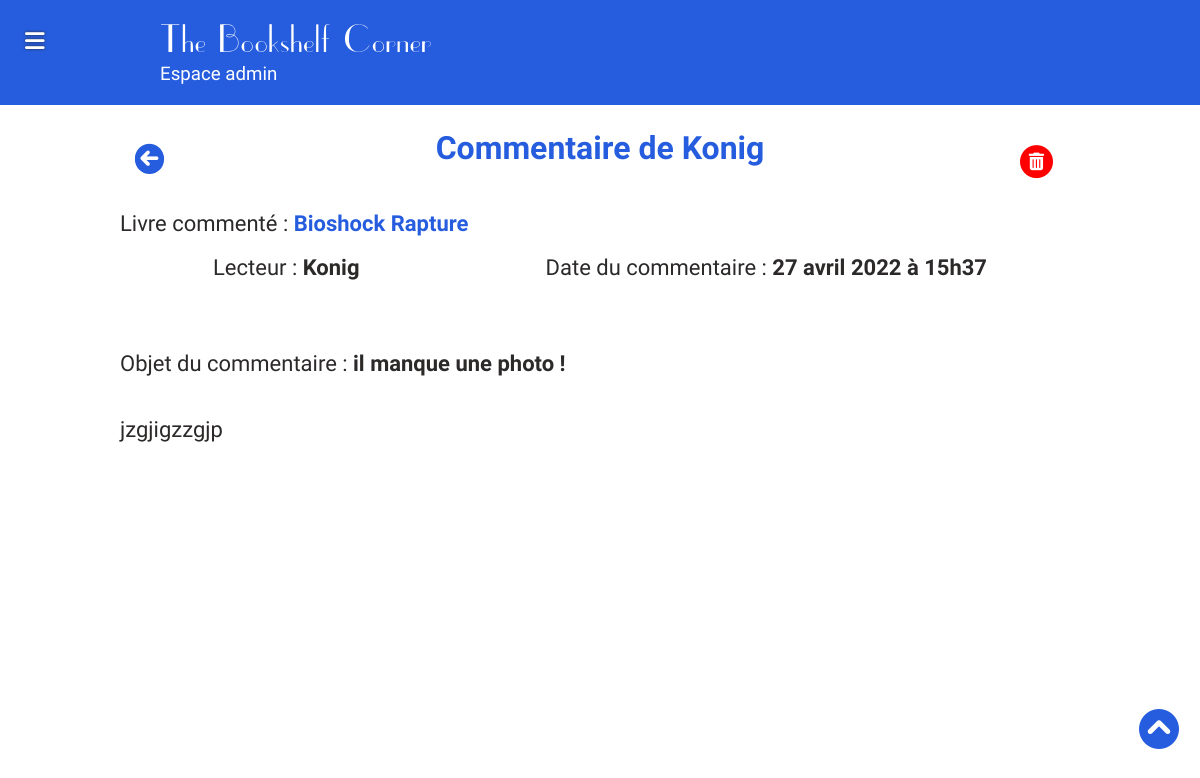
The app's page /indexAdmin.php?action=commentsView&id=12 (signed in) with its own data.
### tables this page shows
CREATE TABLE IF NOT EXISTS `website` (
  `id` int(11) NOT NULL AUTO_INCREMENT,
  `logo` varchar(255) NOT NULL,
  `name` varchar(255) NOT NULL,
  PRIMARY KEY (`id`)
);

CREATE TABLE IF NOT EXISTS `comments` (
  `ID` int(11) unsigned NOT NULL AUTO_INCREMENT,
  `user_id` int(11) unsigned NOT NULL,
  `book_id` int(11) unsigned NOT NULL,
  `created_at` timestamp NOT NULL DEFAULT CURRENT_TIMESTAMP,
  `title` varchar(255) NOT NULL,
  `content` varchar(10000) NOT NULL,
  PRIMARY KEY (`ID`),
  KEY `FK_comments_books` (`book_id`),
  KEY `FK_comments_users` (`user_id`),
  CONSTRAINT `FK_comments_books` FOREIGN KEY (`book_id`) REFERENCES `books` (`ID`),
  CONSTRAINT `FK_comments_users` FOREIGN KEY (`user_id`) REFERENCES `users` (`ID`)
);

CREATE TABLE IF NOT EXISTS `users` (
  `ID` int(11) unsigned NOT NULL AUTO_INCREMENT,
  `pseudo` varchar(255) NOT NULL,
  `mail` varchar(255) NOT NULL,
  `mdp` varchar(255) NOT NULL,
  `picture` varchar(255) NOT NULL DEFAULT 'no-avatar.png',
  `role` int(1) NOT NULL DEFAULT '0',
  PRIMARY KEY (`ID`)
);

CREATE TABLE IF NOT EXISTS `books` (
  `ID` int(11) unsigned NOT NULL AUTO_INCREMENT,
  `title` varchar(255) NOT NULL,
  `created_at` timestamp NOT NULL DEFAULT CURRENT_TIMESTAMP,
  `author` varchar(255) NOT NULL,
  `notation` int(1) NOT NULL,
  `catchphrase` mediumtext NOT NULL,
  `id_genre` int(255) NOT NULL,
  `content` mediumtext NOT NULL,
  `edition` varchar(255) NOT NULL,
  `linkEdition` varchar(500) NOT NULL,
  `picture` varchar(255) NOT NULL DEFAULT 'undefined',
  `location` varchar(255) NOT NULL,
  `year_publication` varchar(255) NOT NULL,
  `slider` varchar(50) NOT NULL DEFAULT '0',
  PRIMARY KEY (`ID`),
  KEY `FK_books_genres` (`id_genre`),
  CONSTRAINT `FK_books_genres` FOREIGN KEY (`id_genre`) REFERENCES `genres` (`id`)
);

### App/Controllers/CommentController.php (called while the page is built, shortened)
<?php
class CommentController extends Controller{
    function viewComment($id){
        $comments = new \Projet\Models\CommentModel();
        $comm = $comments->singleComment($id);
        $data = $comm->fetch();
        return $this->validAccess("comment-view", $data);
    }
}

### App/Models/BlogModel.php (called while the page is built, shortened)
<?php
class BlogModel extends Manager{
    public function blogInfo($id){
        $bdd = $this->dbConnect();
        $req = $bdd->prepare('SELECT logo, name FROM website WHERE id = ?');
        $req->execute(array($id));
        return $req;
    }
}

### App/Models/CommentModel.php (called while the page is built, shortened)
<?php
class CommentModel extends Manager{
    public function singleComment($id){
        $bdd = $this->dbConnect();
        $req = $bdd->prepare(
            'SELECT comments.id, DATE_FORMAT(comments.created_at, "%d %M %Y à %kh%i") AS created_at, comments.title AS commentTitle, comments.content AS commentContent, users.pseudo, users.picture, users.mail, books.title AS bookTitle
            FROM comments
            INNER JOIN books ON book_id = books.id
            INNER JOIN users ON user_id = users.id
            WHERE comments.id = ?');
        $req->execute(array($id));
        return $req;
    }
}

### App/Views/admin/comment-view.php (the view, shortened to what this page needs)
<?php $currentPageTitle = "Commentaire de " . $datas['pseudo'];
 include_once('./App/Views/admin/layouts/header.php');?>
<section id="one-comment" class="container-lg">
    <div class="retour"><a href="indexAdmin.php?action=comments" title="Retour"><i class="fas fa-arrow-circle-left"></i></a></div>
    <div id="btn-delete" class="delete"><a href="indexAdmin.php?action=commentsDelete&id=<?= $datas['id'];?>" title="Supprimer ce comment" class="fa-stack"><i class="fa-solid fa-circle fa-stack-2x"></i><i class="fa-solid fa-trash-can fa-stack-1x"></i></a></div>
    <article>
        <h1 class="text-center">Commentaire de <?= $datas['pseudo']; ?></h1>
        <p>Livre commenté : <span class="bold dashboard"><?= $datas['bookTitle']; ?></span></p>
        <div class="msg-info flex-md justify-around">
            <p>Lecteur : <span class="bold"><?= $datas['pseudo']; ?></span></p>
            <p>Date du commentaire : <span class="bold"><?= $datas['created_at']; ?></span></p>
        </div>
        <div class="msg-content">
            <p>Objet du commentaire : <span class="bold"><?= $datas['commentTitle']; ?></span></p>
            <p><?= $datas['commentContent']; ?></p>
        </div>
    </article>
</section>
<?php include_once('./App/Views/admin/layouts/footer.php');?>

### App/Views/admin/layouts/header.php (shortened to what this page needs)
<?php include_once('./App/Views/admin/layouts/head.php');
 ?>
<header>
    <div id="bandeau-admin">
        <div class="container">
            <h2><?= $blog['name']; ?></h2>
            <h3>Espace admin</h3>
        </div>
        <div id="open-menu" class="menu-toggle mobile"><i class="fas fa-bars"></i></div>
    </div>
</header>
<div class="container flex justify-between">
    <main >
    <?php if($_GET['action'] !== "livres" && $_GET['action'] !== "livresview"){;?>
        <div id="back-to-top">
            <a href="#bandeau-admin" title="Retour en haut de la page"><i class="fa-solid fa-circle-chevron-up"></i></a>
        </div>
    <?php } ;?>

### App/Public/Admin/css/style.css (style rules this page uses)
:root { --rouge: #ee5f4f; --dashboard: #265ddf ; --anthracite: rgb(44, 41, 41); }
main { width: 100%; }
p, a, textarea { font-size: 22px; }
* { padding:0; margin:0; color:var(--anthracite); font-family: 'roboto', 'Times New Roman', Times, serif; }
h1, h1 span { text-align: center; margin-bottom: 40px; font-size: 2rem; color: var(--dashboard); }
a { text-decoration: none; }
.text-center { text-align: center; }
.bold { font-weight: bold; }
.flex { display: flex; flex-wrap: wrap; }
.justify-around { justify-content: space-around; }
.justify-between { justify-content: space-between; }
.container { width: 90%; margin: 0 auto; }
.dashboard { color: var(--dashboard); }
#bandeau-admin { background-color: var(--dashboard); padding: 20px 0; }
#bandeau-admin h2, #bandeau-admin h3 { color: white; font-weight: normal; margin-left: 40px; }
#bandeau-admin h2 { font-size: 2.5rem; letter-spacing: .1rem; font-family:'uppereastsideregular', 'Times New Roman', Times, serif; }
#back-to-top { position: fixed; right: 20px; bottom: 50px; z-index: 999999999; }
#back-to-top i { border: 1px solid white; border-radius: 50px; color: var(--dashboard); background-color: white; font-size: 2.5rem; }
#open-menu { position: absolute; top: 25px; left: 25px; font-size: 1.4rem; z-index: 9999999; }
#open-menu i { color: white; text-shadow: 0px 0px 3px var(--anthracite); }
.retour, .delete { position: sticky; top: 20px; padding-top: 10px; margin-bottom: -40px; }
.retour { margin-left: 15px; }
.retour i { font-size: 1.8rem; font-weight: bold; color: var(--dashboard); background-color: white; box-shadow: inset 0 0 0 2px var(--dashboard); border-radius: 20px; }
.delete .fa-trash-can { font-size: 0.8em; color: white; }
.delete .fa-stack { line-height: 1.5em; position: absolute; right: 16px; }
.delete .fa-circle { font-size: 1.5em; color: red; }
#one-message, #one-comment, #one-book { margin-top: 30px; }
#one-comment p, #one-message p { margin-bottom: 15px; }
#one-comment .msg-content, #one-message .msg-content { margin-top: 30px; white-space: pre-line; }
#comment-modify h1, #one-comments h1, #all-comments h1, #one-comment h1, #one-message h1, #all-messages h1 { margin-top: 20px; }
@media screen and (min-width:993px) { .container { max-width: 80%; margin: 0 auto; } }
@media screen and (min-width:993px) { .flex-md { display: flex; } }
@media screen and (min-width:993px) { .retour, .delete { margin-bottom: -40px; cursor: pointer; } }

### records on screen
website: name "The Bookshelf Corner"
comments: user.pseudo "Konig", book.title "Bioshock Rapture", title "il manque une photo !", content "jzgjigzzgjp"

### other values on screen
$datas['created_at'] "27 avril 2022 à 15h37"
